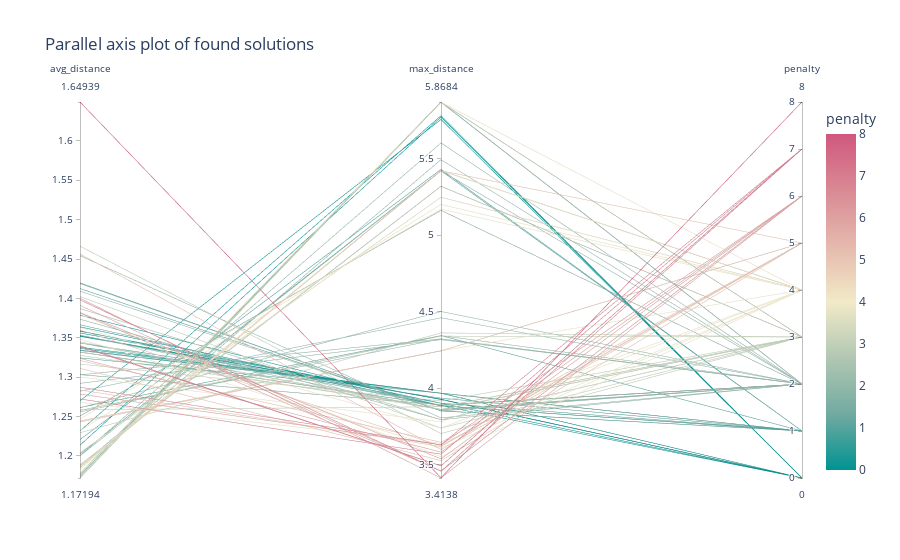

The notebook cell this image was saved under:
### Code cell
import plotly.express as px


fig = px.parallel_coordinates(objectives, 
                              #color="nb_facs", 
                              #dimensions = ["0","1","2","3"],
                              color="penalty",
                              color_continuous_scale=px.colors.diverging.Tealrose,
                              #color_continuous_midpoint=4.5,
                              title="Parallel axis plot of found solutions")
fig.show()

### Figure 1 — Plotly figure (JSON) as saved in the notebook; plotly's stock layout.template omitted (floating-point values rounded to 4 significant figures)
{"data": [{"dimensions": [{"label": "avg_distance", "values": [1.337, 1.466, 1.175, 1.172, 1.4, 1.272, 1.229, 1.251, 1.243, 1.292, 1.42, 1.183, 1.284, 1.339, 1.278, 1.261, 1.325, 1.379, 1.332, 1.353, 1.186, 1.332, 1.187, 1.214, 1.27, 1.187, 1.204, 1.311, 1.387, 1.402, 1.303, 1.374, 1.398, 1.413, 1.268, 1.245, 1.202, 1.2, 1.172, 1.356, 1.364, 1.348, 1.381, 1.366, 1.343, 1.328, 1.256, 1.175, 1.379, 1.352, 1.345, 1.258, 1.332, 1.334, 1.259, 1.258, 1.185, 1.353, 1.344, 1.353, 1.187, 1.303, 1.251, 1.358, 1.173, 1.649, 1.178, 1.456, 1.261, 1.247, 1.244, 1.221, 1.189, 1.282, 1.382, 1.34, 1.363, 1.2, 1.287, 1.324, 1.232, 1.332, 1.338, 1.387, 1.36, 1.359, 1.232, 1.335, 1.419, 1.454, 1.204, 1.303, 1.391, 1.186, 1.409, 1.3, 1.321, 1.352, 1.317, 1.178]}, {"label": "max_distance", "values": [3.967, 3.704, 5.868, 5.867, 3.414, 3.57, 4.361, 5.161, 4.244, 4.317, 3.852, 5.421, 3.619, 3.493, 3.63, 4.343, 3.968, 3.886, 3.862, 3.886, 5.419, 3.889, 5.492, 5.77, 5.755, 5.318, 5.247, 3.527, 3.794, 3.74, 3.892, 3.794, 3.458, 3.852, 3.64, 4.244, 5.419, 5.419, 5.867, 3.926, 3.902, 3.609, 3.459, 3.885, 3.935, 3.877, 4.343, 5.867, 3.553, 3.928, 3.859, 4.34, 3.889, 3.967, 3.879, 4.322, 5.419, 3.902, 3.862, 3.858, 5.318, 3.892, 5.161, 3.926, 5.867, 3.415, 5.868, 3.599, 4.501, 5.169, 4.244, 5.429, 5.318, 4.46, 3.539, 3.493, 3.739, 5.601, 3.63, 3.583, 5.2, 3.889, 3.967, 3.794, 3.624, 3.886, 5.779, 3.967, 3.852, 3.806, 5.247, 4.322, 3.459, 5.421, 3.852, 3.781, 3.647, 3.928, 3.917, 5.867]}, {"label": "penalty", "values": [0, 3, 2, 3, 6, 7, 3, 2, 5, 2, 1, 4, 5, 7, 6, 1, 1, 0, 3, 1, 4, 2, 2, 0, 0, 3, 4, 5, 3, 3, 2, 2, 7, 1, 4, 4, 1, 2, 3, 0, 0, 4, 6, 1, 1, 3, 2, 2, 4, 0, 3, 3, 2, 1, 3, 2, 5, 1, 2, 2, 3, 2, 2, 0, 3, 8, 2, 5, 2, 4, 5, 1, 3, 2, 6, 7, 4, 2, 7, 6, 4, 2, 0, 3, 5, 1, 0, 1, 2, 2, 4, 2, 6, 4, 2, 4, 5, 0, 3, 4]}], "domain": {"x": [0, 1], "y": [0, 1]}, "line": {"color": [0, 3, 2, 3, 6, 7, 3, 2, 5, 2, 1, 4, 5, 7, 6, 1, 1, 0, 3, 1, 4, 2, 2, 0, 0, 3, 4, 5, 3, 3, 2, 2, 7, 1, 4, 4, 1, 2, 3, 0, 0, 4, 6, 1, 1, 3, 2, 2, 4, 0, 3, 3, 2, 1, 3, 2, 5, 1, 2, 2, 3, 2, 2, 0, 3, 8, 2, 5, 2, 4, 5, 1, 3, 2, 6, 7, 4, 2, 7, 6, 4, 2, 0, 3, 5, 1, 0, 1, 2, 2, 4, 2, 6, 4, 2, 4, 5, 0, 3, 4], "coloraxis": "coloraxis"}, "name": "", "type": "parcoords"}], "layout": {"coloraxis": {"colorbar": {"title": {"text": "penalty"}}, "colorscale": [[0, "rgb(0, 147, 146)"], [0.1667, "rgb(114, 170, 161)"], [0.3333, "rgb(177, 199, 179)"], [0.5, "rgb(241, 234, 200)"], [0.6667, "rgb(229, 185, 173)"], [0.8333, "rgb(217, 137, 148)"], [1, "rgb(208, 88, 126)"]]}, "legend": {"tracegroupgap": 0}, "title": {"text": "Parallel axis plot of found solutions"}}}
